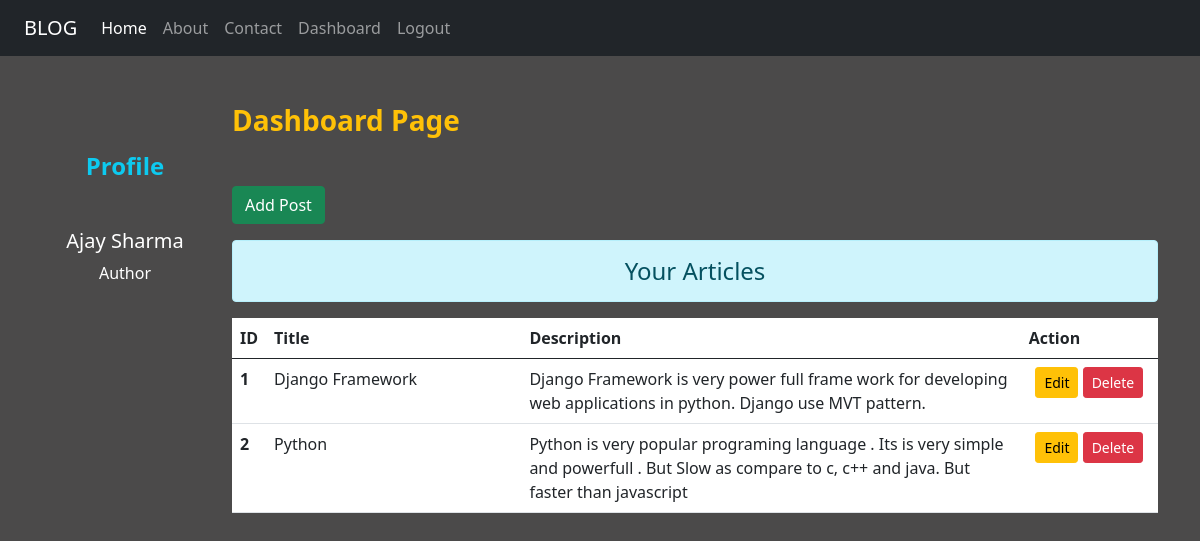
Page /dashboard/ (signed in) on the committed database.
### blog/models.py (models this page shows)
class Post(models.Model):
    user = models.ForeignKey(User, on_delete=models.CASCADE)
    title = models.CharField(max_length=30)
    desc = models.CharField(max_length=1000)
    date = models.DateField()
    time = models.TimeField()

### blog/views.py (the view)
# urls.py: path('dashboard/', views.dashboard, name='dashboard'),
def dashboard(request):
    if request.user.is_authenticated:
        user = request.user
        full_name = user.get_full_name()
        username = user.get_username()
        posts = Post.objects.filter(user__username=username)
        all_post = Post.objects.all()
        gps = user.groups.all()
        return render(request, 'myblog/dashboard.html', {'posts':posts, 'full_name':full_name, 'groups':gps, 'all_posts': all_post})
    else:
        return HttpResponseRedirect('/login/')

### blog/templates/myblog/dashboard.html (shortened to what this page needs)
{% extends 'myblog/base.html' %}
{% load static %}
{% block side %}
<div class="col-sm-2 text-white my-5 text-center">
    <h4 class="my-5"><b class="text-info">Profile</b></h4>
    <h5>{{full_name}}</h5>
    {% for group in groups %}
    <p>{{group.name}}</p>
    {% endfor %}
</div>
{% endblock side %}
{% block content %}
<div class="col-sm-10">
    <h3 class="text-white my-5"><b class="text-warning">Dashboard Page</b></h3>
    <a href="{% url 'addpost' %}" class="btn btn-success">Add Post</a>
    <h4 class="text-center alert alert-info mt-3">Your Articles</h4>
    {% if posts %}
    <table class="table table-hover bg-white">
  <thead>
    <tr>
      <th scope="col" style="width:2%">ID</th>
      <th scope="col" style="width:28%">Title</th>
      <th scope="col" style="width:55%">Description</th>
      <th scope="col" style="width:15%">Action</th>
    </tr>
  </thead>
  <tbody>
  {% for post in posts %}
    <tr>
      <th scope="row">{{post.id}}</th>
      <td>{{post.title}}</td>
      <td>{{post.desc}}</td>
      <td class="text-center">
          <a href="{% url 'updatepost' post.id %}" class="btn btn-warning btn-sm" >Edit</a>
          <form action="{% url 'deletepost' post.id %}" method="POST" class="d-inline">
              <input type="submit" class="btn btn-danger btn-sm" value="Delete">
          </form>
      </td>
    </tr>
  {% endfor %}
  </tbody>
</table>
    {% else %}
        <div class="col-sm-10" >
            <h6 class="mt-3">No Record Found</h6>
        </div>
    {% endif %}
</div>
{% endblock content %}

### blog/static/myblog/css/style.css (style rules this page uses)
body { background-color:rgb(75,74,74); color:antiquewhite; }

### rows in the picture
Post: id "1", title "Django Framework", desc "Django Framework is very power full frame work for developing web applications in python. Django use MVT pattern."
Post: id "2", title "Python", desc "Python is very popular programing language . Its is very simple and powerfull . But Slow as compare to c, c++ and java. But faster than javascript"

### other values in the picture
{{ full_name }} "Ajay Sharma"
{{ group.name }} "Author"
